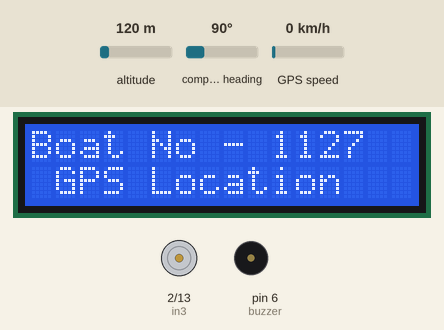
A sketch run on a simulated Arduino Uno, built with avr-gcc and run on an emulated ATmega328P. On the bench: 16×2 character LCD, motor-driver pin pairs drawn as motors (green arrow = first pin HIGH = forward, orange = second pin HIGH = backward, longer = more drive, scaled by the enable pin), buzzer (waves = sounding). Inputs (shaded band) come from the test bench; at power-on: altitude 120 m, compass heading 90°, GPS speed 0 km/h. The GPS gets a fix after 3 s at 37.7749, -122.4194 with 8 satellites.

Above: at 0.1 s.
At 5.1 s:
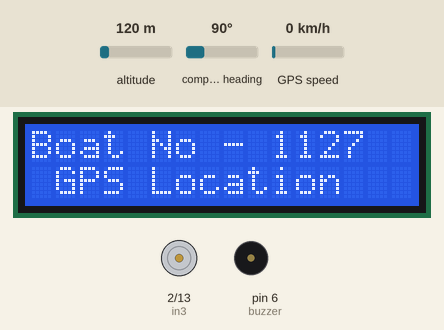
At 6.6 s:
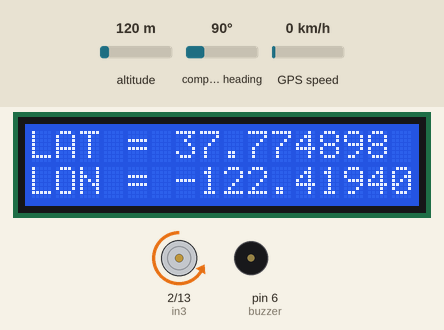
Timing chart, 0 to 130.0 s (numbered marks = the images above):
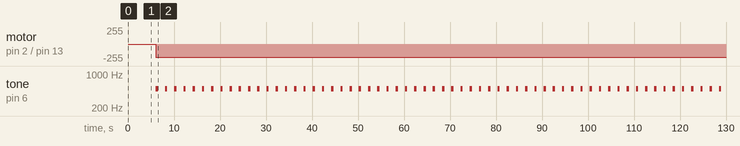

Measured:
- by itself, motor on pin 2 (in3) / pin 13 (in4): stopped → backward 200/255 at 6.1 s
- by itself, tone on pin 6 (buzzer): alternates 500 Hz for 0.50 s and silent for 1.5 s

The sketch:

lcdgpsmotorbuzzer.ino
```cpp
#include <SoftwareSerial.h>

#include <TinyGPS.h>
#include <LiquidCrystal.h>
#include <EEPROM.h>
const int buzzer = 6;
TinyGPS gps;
SoftwareSerial ss(5,4);

#define enB 3
#define in3 2
#define in4 13

long int  caution_lng, caution_lat;

long int lngmult;
long int latmult;


long int   borderlat = 12824424;
long int   borderlng = 80046791;

const int rs = 12, en = 11, d4 =10 , d5 = 9, d6 = 8, d7 = 7;
LiquidCrystal lcd(rs, en, d4, d5, d6, d7);

int i;


static char message[100];


float lat, lng;
static char lat1[8];
static char lng1[8];


void setup()
{

  Serial.begin(9600);
  ss.begin(9600);
    lcd.begin(16,2);
  lcd.setCursor(0,0);
   lcd.print("Boat No - 1127");
  lcd.setCursor(0,1);
  lcd.print(" GPS Location");
   delay(5000);
  lcd.noDisplay();

  pinMode(enB, OUTPUT);
  pinMode(in3, OUTPUT);
  pinMode(in4, OUTPUT);

  // Set initial rotation direction      // LOW, HIGH  - Forward,    HIGH,LOW   - Reverse
  digitalWrite(in3, LOW);
  digitalWrite(in4, HIGH);
}


void loop()
{
  B:
   lcd.display();
  bool newData = false;
  unsigned long chars;
  unsigned short sentences, failed;

  for (unsigned long start = millis(); millis() - start < 1000;)
  {
    while (ss.available())
    {
      char c = ss.read();
      if (gps.encode(c))
        newData = true;
    }
  }

  if (newData)
  {
    float flat, flon;
    unsigned long age;
    gps.f_get_position(&flat, &flon, &age);

    lcd.setCursor (0,0);
    lcd.print("LAT = ");
    lcd.print(flat == TinyGPS::GPS_INVALID_F_ANGLE ? 0.0 : flat, 6);
    lcd.print(" ");

    lcd.setCursor(0, 1);
    lcd.print("LON = ");
    lcd.print(flon == TinyGPS::GPS_INVALID_F_ANGLE ? 0.0 : flon, 6);
    lcd.print(" ");

    lat = flat;
    lng = flon;
  }

  dtostrf(lat,7, 6, lat1);
  dtostrf(lng,7, 6, lng1);

lngmult = lng*1000000;
latmult = lat*1000000;


caution_lat = abs(borderlat-latmult);
caution_lng = abs(borderlng-lngmult);


if ((caution_lng< 200 )  )
{
  analogWrite(enB, 0);
 // Serial.print("motor off ");

  tone(buzzer, 500);
  delay(100);

}

else if ((caution_lng >= 200 ))
{
  analogWrite(enB, 200);
  // Serial.print("motor medium speed");
  tone(buzzer, 500);
  delay(500);
  noTone(buzzer);
  delay(500);

}
}
```
